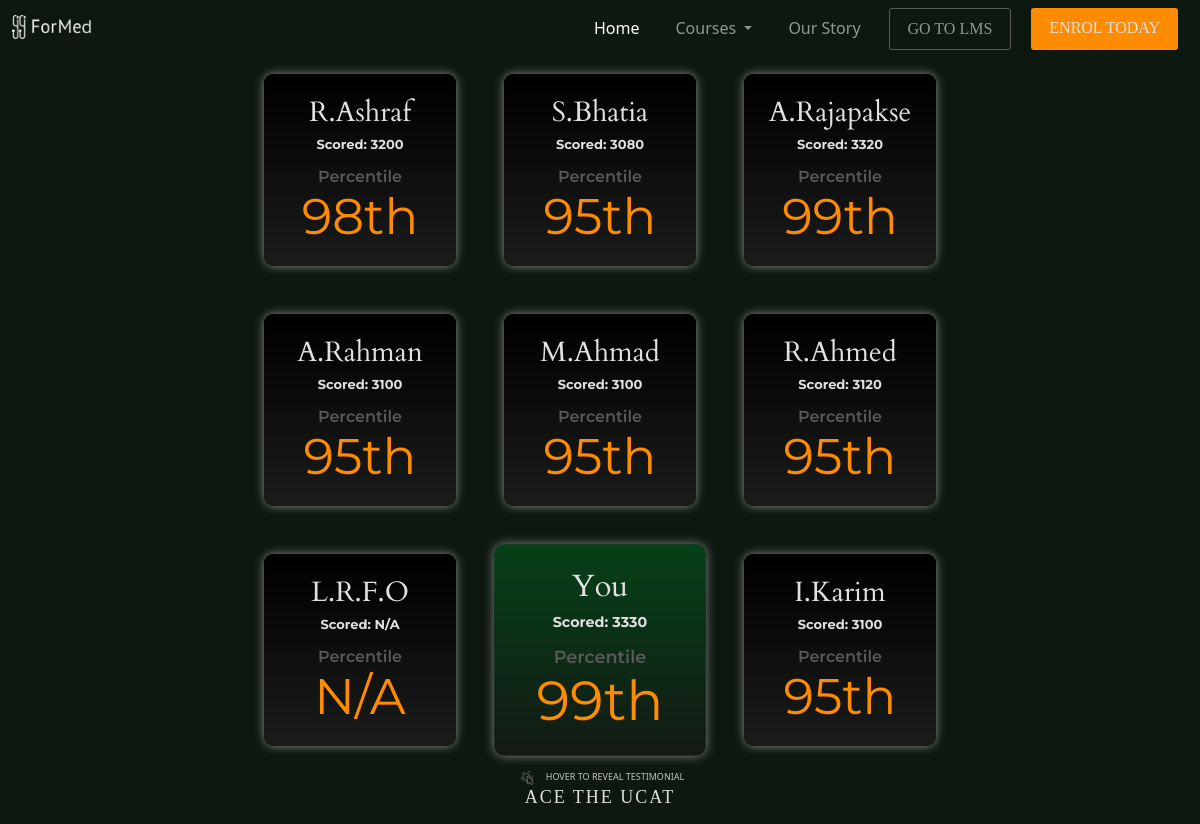
The page /ucat-course-updated/ (upper part) on the database as committed earlier.
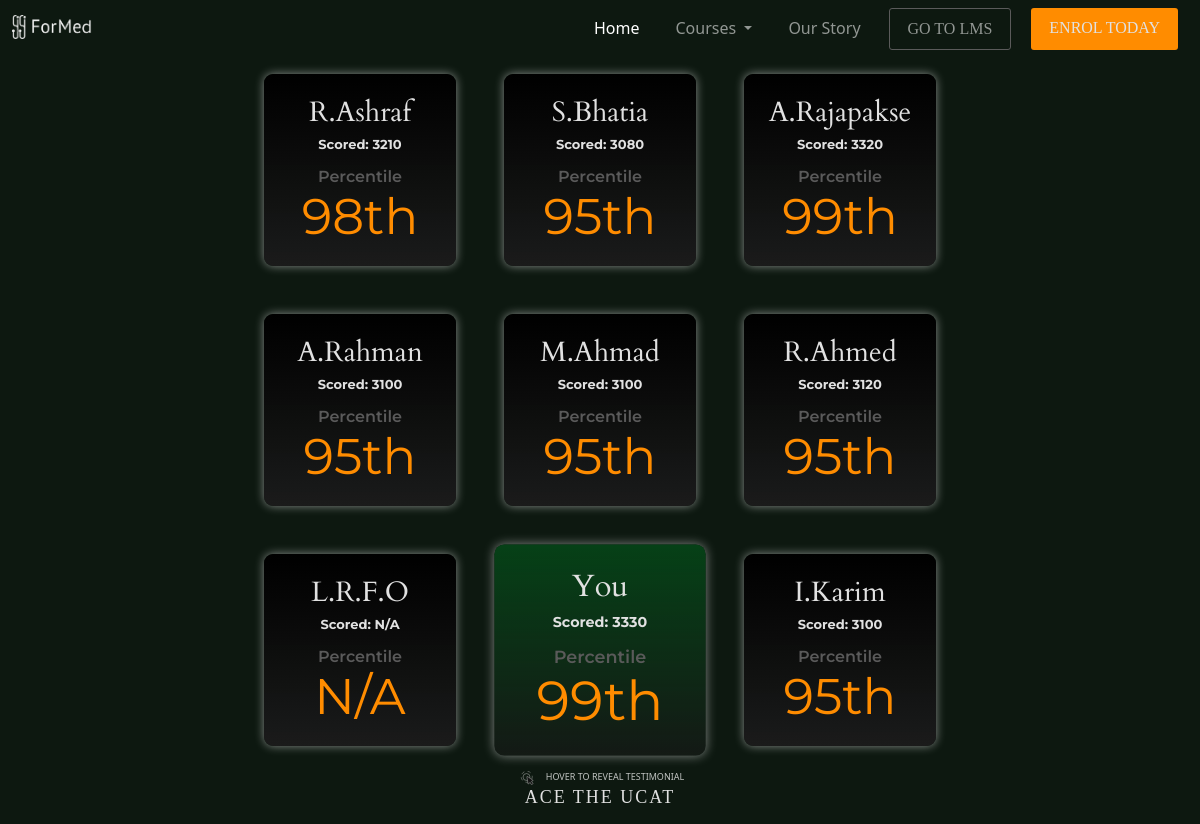
The same page on the database as committed later.
### frontend/models.py (models this page shows, shortened)
class successfulStudent(models.Model):
    university = models.CharField(max_length = 100, choices = UNI_CHOICES)
    name = models.CharField(max_length=100)
    score = models.CharField(max_length=100)
    percentile = models.CharField(max_length=100)
    banner = models.BooleanField(default=False)
    testimonial = models.ForeignKey(Testimonial, on_delete = models.CASCADE, blank= True, null = True)

### frontend/views.py (the view)
# urls.py: path('ucat-course-updated/', ucat_sell_view, name='ucat-course-page-updated'),
def ucat_sell_view(request):
    context = {
        'successfulStudents':successfulStudent.objects.all(),
    }
    return render(request, 'course-page-2/ucat-sell.html', context)

### templates/course-page-2/ucat-sell.html (shortened to what the changed rows need)
{% extends 'base-updated-course-page.html' %}
{% load static %}
    {% block head %}
    <link rel="stylesheet" href="https://cdnjs.cloudflare.com/ajax/libs/font-awesome/6.4.2/css/all.min.css" />
    <link
      rel="stylesheet"
      type="text/css"
      href="{% static 'course-page-updated/css/ucat-sell/ucat-sell.css' %}"
    />
    <link
      rel="stylesheet"
      type="text/css"
      href="{% static 'course-page-updated/css/ucat-sell/click-graphic.css' %}"
    />
    <link
      rel="stylesheet"
      type="text/css"
      href="{% static 'course-page-updated/css/ucat-sell/modals.css' %}"
    />
    {% endblock %}
    {% block body %}
      <div class="ucat-sell">
        <div class="container">
          <div class="past-students row">
            {% for student in successfulStudents %}
              {% if student.banner %}
                {% if forloop.counter < 5 %}
                <div class="past-student-wrapper col-6 col-md-4">
                  <div class="past-student active">
                    <div class="copy-container">
                      <h3 class="name mtg-fnt">{{student.name}}</h3>
                      <p class="score">Scored: {{student.score}}</p>
                      <p class="percentile-label">Percentile</p>
                      <p class="percentile-numeral">{{student.percentile}}</p>
                    </div>
                  </div>
                  <div class="past-student-testimonial active">
                    <span class="opening-quotes"><img src="{% static 'course-page-updated/img/quote.png' %}"></span>
                    <p>{{student.testimonial}}</p>
                  </div>
                </div>
                {% endif %}
              {% endif %}
					  {% endfor %}
          </div>
        </div>
      </div>
      <div class="container not-scroll">
        <div class="modal-banner-1 modal-banner">
          <div class="heading-section">
            <h2>OUR COURSE IS ALL YOU NEED</h2>
          </div>
        </div>
        <div class="modal-banner-2 modal-banner">
          <div class="heading-section">
            <h2>GET IN 5 MONTHS, NOT 5 YEARS</h2>
          </div>
        </div>
      </div>
      {% endblock %}

Rows that differ between the two databases and show on the page:
changed successfulStudent "98th": score "3200" → "3210"
